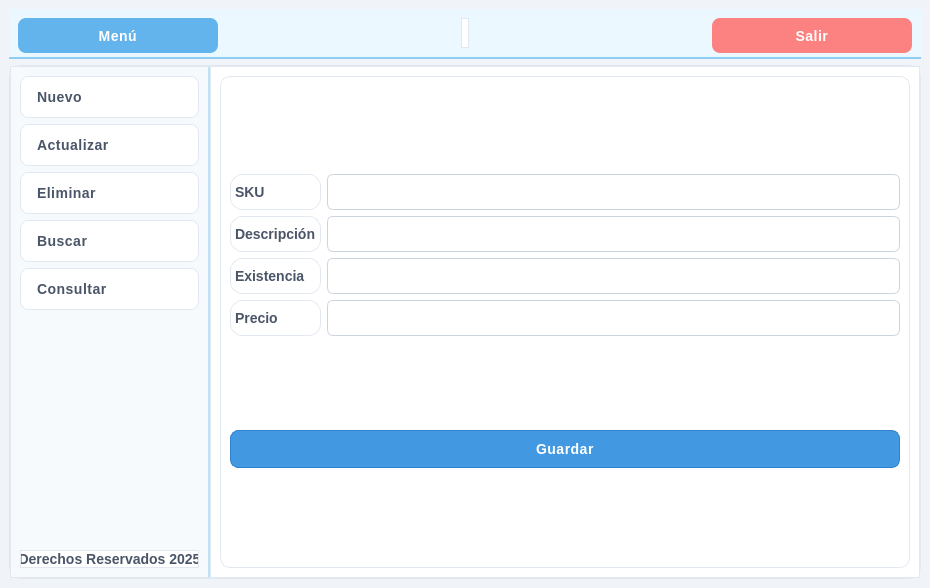
<?xml version="1.0" encoding="UTF-8"?>
<ui version="4.0">
 <class>MainWindow</class>
 <widget class="QMainWindow" name="MainWindow">
  <property name="geometry">
   <rect>
    <x>0</x>
    <y>0</y>
    <width>930</width>
    <height>588</height>
   </rect>
  </property>
  <property name="windowTitle">
   <string>MainWindow</string>
  </property>
  <property name="styleSheet">
   <string notr="true">/* === Estilo general === */
QMainWindow {
    background-color: #f0f4f8;
    color: #2d3748;
    font-family: &quot;Segoe UI&quot;, &quot;SF Pro Display&quot;, &quot;Roboto&quot;, sans-serif;
    font-size: 14px;
    font-weight: 400;
}

/* === Frames === */
QFrame {
    background-color: #ffffff;
    border-radius: 12px;
    border: 1px solid #e2e8f0;
}

/* Barra superior */
#frame_superior {
    background-color: #ebf8ff;
    border: none;
    border-radius: 0px;
    border-bottom: 2px solid #90cdf4;
}

/* Panel lateral */
#frame_lateral {
    background-color: #f7fafc;
    border-right: 2px solid #bee3f8;
    border-radius: 0px;
}

/* Área principal */
#frame_paginas {
    background-color: #ffffff;
    border-radius: 0px;
}

/* === Botones === */
QPushButton {
    background-color: #4299e1;
    color: #ffffff;
    border: 1px solid #3182ce;
    border-radius: 8px;
    padding: 10px 16px;
    font-weight: 500;
    font-size: 14px;
    letter-spacing: 0.5px;
    background: qlineargradient(x1:0, y1:0, x2:0, y2:1,
        stop:0 #2CC5E6, stop:1 #00416B);
}

QPushButton:hover {
    background-color: #3182ce;
    color: #ffffff;
    border: 1px solid #2c5aa0;
    background: qlineargradient(x1:0, y1:0, x2:0, y2:1,
        stop:0 #4fa5f0, stop:1 #3182ce);
}

QPushButton:pressed {
    background-color: #2c5aa0;
    color: #ffffff;
    border: 1px solid #1e4a7e;
    background: qlineargradient(x1:0, y1:0, x2:0, y2:1,
        stop:0 #2c5aa0, stop:1 #1e4a7e);
}

/* Botón principal (Menú) */
#boton_menu {
    background-color: #63b3ed;
    color: white;
    border: none;
    font-weight: 600;
    background: qlineargradient(x1:0, y1:0, x2:0, y2:1,
        stop:0 #90cdf4, stop:1 #63b3ed);
}
#boton_menu:hover {
    background-color: #4299e1;
    background: qlineargradient(x1:0, y1:0, x2:0, y2:1,
        stop:0 #63b3ed, stop:1 #4299e1);
}
#boton_menu:pressed {
    background-color: #3182ce;
    background: qlineargradient(x1:0, y1:0, x2:0, y2:1,
        stop:0 #4299e1, stop:1 #3182ce);
}

/* Botón salir */
#boton_salir {
    background-color: #fc8181;
    color: white;
    border: none;
    background: qlineargradient(x1:0, y1:0, x2:0, y2:1,
        stop:0 #FC8D9B, stop:1 #CC0520);
}
#boton_salir:hover {
    background-color: #f56565;
    background: qlineargradient(x1:0, y1:0, x2:0, y2:1,
        stop:0 #f56565, stop:1 #e53e3e);
}
#boton_salir:pressed {
    background-color: #e53e3e;
    background: qlineargradient(x1:0, y1:0, x2:0, y2:1,
        stop:0 #e53e3e, stop:1 #c53030);
}

/* === Campos de texto === */
QLineEdit {
    background-color: #ffffff;
    color: #2d3748;
    border: 1px solid #cbd5e0;
    border-radius: 6px;
    padding: 8px 12px;
    font-size: 14px;
    font-weight: 400;
    selection-background-color: #bee3f8;
}

QLineEdit:focus {
    border: 1px solid #63b3ed;
    background-color: #f7fafc;
    box-shadow: 0px 0px 5px rgba(99, 179, 237, 0.3);
}

QLineEdit:placeholder {
    color: #a0aec0;
}

/* === Labels === */
QLabel {
    color: #4a5568;
    font-weight: 500;
    font-size: 14px;
}

/* Label inferior o secundario */
#label {
    color: #718096;
    font-size: 10px;
    font-style: italic;
}

/* === Stacked Widget === */
QStackedWidget {
    background-color: #ffffff;
    border: 1px solid #e2e8f0;
    border-radius: 10px;
}

/* === Scrollbars === */
QScrollBar:vertical {
    border: none;
    background: #edf2f7;
    width: 12px;
    border-radius: 6px;
}
QScrollBar::handle:vertical {
    background: #90cdf4;
    min-height: 25px;
    border-radius: 6px;
}
QScrollBar::handle:vertical:hover {
    background: #63b3ed;
}
QScrollBar::add-line:vertical,
QScrollBar::sub-line:vertical {
    height: 0;
}

QScrollBar:horizontal {
    border: none;
    background: #edf2f7;
    height: 12px;
    border-radius: 6px;
}
QScrollBar::handle:horizontal {
    background: #90cdf4;
    min-width: 25px;
    border-radius: 6px;
}
QScrollBar::handle:horizontal:hover {
    background: #63b3ed;
}

/* === Layouts === */
QVBoxLayout, QHBoxLayout {
    spacing: 12px;
}

/* === Botones laterales === */
#boton_agregar, #boton_buscar, #boton_actualizar, #boton_eliminar, #boton_consultar {
    background-color: #ffffff;
    border: 1px solid #e2e8f0;
    color: #4a5568;
    font-weight: 500;
    font-size: 14px;
    text-align: left;
    padding: 12px 16px;
}

#boton_agregar:hover, 
#boton_buscar:hover, 
#boton_actualizar:hover, 
#boton_eliminar:hover,
#boton_consultar:hover {
    background-color: #ebf8ff;
    border: 1px solid #90cdf4;
    color: #2c5aa0;
    background: qlineargradient(x1:0, y1:0, x2:1, y2:0,
        stop:0 #ebf8ff, stop:1 #bee3f8);
}

#boton_agregar:pressed, 
#boton_buscar:pressed, 
#boton_actualizar:pressed, 
#boton_eliminar:pressed,
#boton_consultar:pressed {
    background-color: #bee3f8;
    border: 1px solid #63b3ed;
    color: #1e4a7e;
}

/* === Tooltips === */
QToolTip {
    background-color: #ffffff;
    color: #2d3748;
    border: 1px solid #90cdf4;
    padding: 8px;
    border-radius: 6px;
    font-size: 13px;
    font-weight: 500;
    box-shadow: 0px 2px 10px rgba(0, 0, 0, 0.1);
}

/* === Tablas === */
QTableWidget {
    background-color: #ffffff;
    color: #2d3748;
    gridline-color: #e2e8f0;
    border: 1px solid #e2e8f0;
    border-radius: 8px;
    font-size: 13px;
    font-weight: 400;
    selection-background-color: #bee3f8;
    selection-color: #2d3748;
    alternate-background-color: #f7fafc;
}

QHeaderView::section {
    background-color: #ebf8ff;
    color: #2c5aa0;
    border: 1px solid #bee3f8;
    border-radius: 4px;
    font-weight: 600;
    font-size: 13px;
    padding: 8px;
}

QHeaderView::section:hover {
    background-color: #bee3f8;
}

QTableWidget::item {
    padding: 6px;
    border: none;
}

QTableWidget::item:selected {
    background-color: #90cdf4;
    color: #1a365d;
}

/* Efectos adicionales para profundidad */
#frame_superior {
    border-bottom: 2px solid #90cdf4;
}

#frame_lateral {
    border-right: 2px solid #bee3f8;
}

/* Efectos de sombra suaves */
QFrame {
    box-shadow: 0px 2px 8px rgba(0, 0, 0, 0.05);
}

QPushButton {
    box-shadow: 0px 2px 4px rgba(0, 0, 0, 0.1);
}

QLineEdit:focus {
    box-shadow: 0px 0px 8px rgba(99, 179, 237, 0.2);
}</string>
  </property>
  <widget class="QWidget" name="centralwidget">
   <layout class="QVBoxLayout" name="verticalLayout" stretch="1,8">
    <item>
     <widget class="QFrame" name="frame_superior">
      <property name="minimumSize">
       <size>
        <width>0</width>
        <height>50</height>
       </size>
      </property>
      <property name="maximumSize">
       <size>
        <width>16777215</width>
        <height>50</height>
       </size>
      </property>
      <property name="frameShape">
       <enum>QFrame::StyledPanel</enum>
      </property>
      <property name="frameShadow">
       <enum>QFrame::Raised</enum>
      </property>
      <layout class="QHBoxLayout" name="horizontalLayout">
       <item>
        <widget class="QPushButton" name="boton_menu">
         <property name="minimumSize">
          <size>
           <width>200</width>
           <height>35</height>
          </size>
         </property>
         <property name="text">
          <string>Menú</string>
         </property>
         <property name="icon">
          <iconset>
           <normaloff>../../resources/imagenes/boton_menu.png</normaloff>../../resources/imagenes/boton_menu.png</iconset>
         </property>
         <property name="iconSize">
          <size>
           <width>32</width>
           <height>32</height>
          </size>
         </property>
        </widget>
       </item>
       <item>
        <spacer name="horizontalSpacer">
         <property name="orientation">
          <enum>Qt::Horizontal</enum>
         </property>
         <property name="sizeHint" stdset="0">
          <size>
           <width>226</width>
           <height>20</height>
          </size>
         </property>
        </spacer>
       </item>
       <item>
        <widget class="QLabel" name="label">
         <property name="text">
          <string/>
         </property>
        </widget>
       </item>
       <item>
        <spacer name="horizontalSpacer_2">
         <property name="orientation">
          <enum>Qt::Horizontal</enum>
         </property>
         <property name="sizeHint" stdset="0">
          <size>
           <width>226</width>
           <height>20</height>
          </size>
         </property>
        </spacer>
       </item>
       <item>
        <widget class="QPushButton" name="boton_salir">
         <property name="minimumSize">
          <size>
           <width>200</width>
           <height>35</height>
          </size>
         </property>
         <property name="text">
          <string>Salir</string>
         </property>
         <property name="icon">
          <iconset>
           <normaloff>../../resources/imagenes/salir.png</normaloff>../../resources/imagenes/salir.png</iconset>
         </property>
         <property name="iconSize">
          <size>
           <width>32</width>
           <height>32</height>
          </size>
         </property>
        </widget>
       </item>
      </layout>
     </widget>
    </item>
    <item>
     <widget class="QFrame" name="frame_central">
      <property name="frameShape">
       <enum>QFrame::StyledPanel</enum>
      </property>
      <property name="frameShadow">
       <enum>QFrame::Raised</enum>
      </property>
      <layout class="QHBoxLayout" name="horizontalLayout_2">
       <property name="spacing">
        <number>0</number>
       </property>
       <property name="leftMargin">
        <number>0</number>
       </property>
       <property name="topMargin">
        <number>0</number>
       </property>
       <property name="rightMargin">
        <number>0</number>
       </property>
       <property name="bottomMargin">
        <number>0</number>
       </property>
       <item>
        <widget class="QFrame" name="frame_lateral">
         <property name="minimumSize">
          <size>
           <width>200</width>
           <height>0</height>
          </size>
         </property>
         <property name="maximumSize">
          <size>
           <width>0</width>
           <height>16777215</height>
          </size>
         </property>
         <property name="frameShape">
          <enum>QFrame::StyledPanel</enum>
         </property>
         <property name="frameShadow">
          <enum>QFrame::Raised</enum>
         </property>
         <layout class="QVBoxLayout" name="verticalLayout_2">
          <item>
           <widget class="QPushButton" name="boton_agregar">
            <property name="text">
             <string>Nuevo</string>
            </property>
            <property name="icon">
             <iconset>
              <normaloff>../../resources/imagenes/boton_agregar.png</normaloff>../../resources/imagenes/boton_agregar.png</iconset>
            </property>
            <property name="iconSize">
             <size>
              <width>32</width>
              <height>32</height>
             </size>
            </property>
           </widget>
          </item>
          <item>
           <widget class="QPushButton" name="boton_actualizar">
            <property name="text">
             <string>Actualizar</string>
            </property>
            <property name="icon">
             <iconset>
              <normaloff>../../resources/imagenes/boton_modificar.png</normaloff>../../resources/imagenes/boton_modificar.png</iconset>
            </property>
            <property name="iconSize">
             <size>
              <width>32</width>
              <height>32</height>
             </size>
            </property>
           </widget>
          </item>
          <item>
           <widget class="QPushButton" name="boton_eliminar">
            <property name="text">
             <string>Eliminar</string>
            </property>
            <property name="icon">
             <iconset>
              <normaloff>../../resources/imagenes/boton_eliminar.png</normaloff>../../resources/imagenes/boton_eliminar.png</iconset>
            </property>
            <property name="iconSize">
             <size>
              <width>32</width>
              <height>32</height>
             </size>
            </property>
           </widget>
          </item>
          <item>
           <widget class="QPushButton" name="boton_buscar">
            <property name="text">
             <string>Buscar</string>
            </property>
            <property name="icon">
             <iconset>
              <normaloff>../../resources/imagenes/BUSCAR.png</normaloff>../../resources/imagenes/BUSCAR.png</iconset>
            </property>
            <property name="iconSize">
             <size>
              <width>32</width>
              <height>32</height>
             </size>
            </property>
           </widget>
          </item>
          <item>
           <widget class="QPushButton" name="boton_consultar">
            <property name="text">
             <string>Consultar</string>
            </property>
            <property name="icon">
             <iconset>
              <normaloff>../../resources/imagenes/boton_consultar.png</normaloff>../../resources/imagenes/boton_consultar.png</iconset>
            </property>
            <property name="iconSize">
             <size>
              <width>32</width>
              <height>32</height>
             </size>
            </property>
           </widget>
          </item>
          <item>
           <spacer name="verticalSpacer">
            <property name="orientation">
             <enum>Qt::Vertical</enum>
            </property>
            <property name="sizeHint" stdset="0">
             <size>
              <width>20</width>
              <height>372</height>
             </size>
            </property>
           </spacer>
          </item>
          <item>
           <widget class="QLabel" name="label_mensaje">
            <property name="font">
             <font>
              <pointsize>-1</pointsize>
              <weight>62</weight>
              <bold>true</bold>
             </font>
            </property>
            <property name="text">
             <string>Derechos Reservados 2025</string>
            </property>
            <property name="alignment">
             <set>Qt::AlignCenter</set>
            </property>
           </widget>
          </item>
         </layout>
        </widget>
       </item>
       <item>
        <widget class="QFrame" name="frame_paginas">
         <property name="frameShape">
          <enum>QFrame::StyledPanel</enum>
         </property>
         <property name="frameShadow">
          <enum>QFrame::Raised</enum>
         </property>
         <layout class="QVBoxLayout" name="verticalLayout_3">
          <item>
           <widget class="QStackedWidget" name="stackedWidget">
            <property name="currentIndex">
             <number>0</number>
            </property>
            <widget class="QWidget" name="page_agregar">
             <layout class="QHBoxLayout" name="horizontalLayout_3">
              <item>
               <layout class="QVBoxLayout" name="verticalLayout_4">
                <item>
                 <layout class="QGridLayout" name="gridLayout">
                  <item row="0" column="0">
                   <widget class="QLabel" name="label_2">
                    <property name="minimumSize">
                     <size>
                      <width>0</width>
                      <height>0</height>
                     </size>
                    </property>
                    <property name="maximumSize">
                     <size>
                      <width>16777215</width>
                      <height>16777215</height>
                     </size>
                    </property>
                    <property name="text">
                     <string>SKU</string>
                    </property>
                   </widget>
                  </item>
                  <item row="0" column="1">
                   <widget class="QLineEdit" name="sku_agregar">
                    <property name="minimumSize">
                     <size>
                      <width>150</width>
                      <height>0</height>
                     </size>
                    </property>
                   </widget>
                  </item>
                  <item row="1" column="0">
                   <widget class="QLabel" name="label_3">
                    <property name="minimumSize">
                     <size>
                      <width>0</width>
                      <height>0</height>
                     </size>
                    </property>
                    <property name="maximumSize">
                     <size>
                      <width>16777215</width>
                      <height>16777215</height>
                     </size>
                    </property>
                    <property name="text">
                     <string>Descripción</string>
                    </property>
                   </widget>
                  </item>
                  <item row="1" column="1">
                   <widget class="QLineEdit" name="descripcion_agregar"/>
                  </item>
                  <item row="2" column="0">
                   <widget class="QLabel" name="label_4">
                    <property name="text">
                     <string>Existencia</string>
                    </property>
                   </widget>
                  </item>
                  <item row="2" column="1">
                   <widget class="QLineEdit" name="existencia_agregar"/>
                  </item>
                  <item row="3" column="0">
                   <widget class="QLabel" name="label_5">
                    <property name="text">
                     <string>Precio</string>
                    </property>
                   </widget>
                  </item>
                  <item row="3" column="1">
                   <widget class="QLineEdit" name="precio_agregar"/>
                  </item>
                 </layout>
                </item>
                <item>
                 <widget class="QPushButton" name="accion_guardar">
                  <property name="text">
                   <string>Guardar</string>
                  </property>
                  <property name="icon">
                   <iconset>
                    <normaloff>../../resources/imagenes/guardar.png</normaloff>../../resources/imagenes/guardar.png</iconset>
                  </property>
                  <property name="iconSize">
                   <size>
                    <width>32</width>
                    <height>32</height>
                   </size>
                  </property>
                 </widget>
                </item>
               </layout>
              </item>
             </layout>
            </widget>
            <widget class="QWidget" name="page_actualizar">
             <layout class="QHBoxLayout" name="horizontalLayout_4">
              <item>
               <layout class="QVBoxLayout" name="verticalLayout_5">
                <item>
                 <layout class="QGridLayout" name="gridLayout_2">
                  <item row="0" column="0">
                   <widget class="QLabel" name="label_6">
                    <property name="minimumSize">
                     <size>
                      <width>0</width>
                      <height>0</height>
                     </size>
                    </property>
                    <property name="maximumSize">
                     <size>
                      <width>16777215</width>
                      <height>16777215</height>
                     </size>
                    </property>
                    <property name="text">
                     <string>SKU</string>
                    </property>
                   </widget>
                  </item>
                  <item row="0" column="1">
                   <widget class="QLineEdit" name="sku_actualizar">
                    <property name="minimumSize">
                     <size>
                      <width>150</width>
                      <height>0</height>
                     </size>
                    </property>
                   </widget>
                  </item>
                  <item row="1" column="0">
                   <widget class="QLabel" name="label_7">
                    <property name="minimumSize">
                     <size>
                      <width>0</width>
                      <height>0</height>
                     </size>
                    </property>
                    <property name="maximumSize">
                     <size>
                      <width>16777215</width>
                      <height>16777215</height>
                     </size>
                    </property>
                    <property name="text">
                     <string>Descripción</string>
                    </property>
                   </widget>
                  </item>
                  <item row="1" column="1">
                   <widget class="QLineEdit" name="descripcion_actualizar"/>
                  </item>
                  <item row="2" column="0">
                   <widget class="QLabel" name="label_8">
                    <property name="text">
                     <string>Existencia</string>
                    </property>
                   </widget>
                  </item>
                  <item row="3" column="0">
                   <widget class="QLabel" name="label_9">
                    <property name="text">
                     <string>Precio</string>
                    </property>
                   </widget>
                  </item>
                  <item row="2" column="1">
                   <widget class="QLineEdit" name="existencia_actualizar"/>
                  </item>
                  <item row="3" column="1">
                   <widget class="QLineEdit" name="precio_actualizar"/>
                  </item>
                  <item row="0" column="2">
                   <widget class="QPushButton" name="buscar_actualizar">
                    <property name="text">
                     <string/>
                    </property>
                    <property name="icon">
                     <iconset>
                      <normaloff>../../resources/imagenes/BUSCAR.png</normaloff>../../resources/imagenes/BUSCAR.png</iconset>
                    </property>
                    <property name="iconSize">
                     <size>
                      <width>32</width>
                      <height>32</height>
                     </size>
                    </property>
                   </widget>
                  </item>
                 </layout>
                </item>
                <item>
                 <widget class="QPushButton" name="accion_actualizar">
                  <property name="text">
                   <string>Actualizar</string>
                  </property>
                  <property name="icon">
                   <iconset>
                    <normaloff>../../resources/imagenes/boton_modificar.png</normaloff>../../resources/imagenes/boton_modificar.png</iconset>
                  </property>
                  <property name="iconSize">
                   <size>
                    <width>32</width>
                    <height>32</height>
                   </size>
                  </property>
                 </widget>
                </item>
               </layout>
              </item>
             </layout>
            </widget>
            <widget class="QWidget" name="page_eliminar">
             <layout class="QVBoxLayout" name="verticalLayout_6">
              <item>
               <layout class="QGridLayout" name="gridLayout_4">
                <item row="0" column="0">
                 <widget class="QLabel" name="label_14">
                  <property name="minimumSize">
                   <size>
                    <width>0</width>
                    <height>0</height>
                   </size>
                  </property>
                  <property name="maximumSize">
                   <size>
                    <width>16777215</width>
                    <height>16777215</height>
                   </size>
                  </property>
                  <property name="text">
                   <string>SKU</string>
                  </property>
                 </widget>
                </item>
                <item row="0" column="1">
                 <widget class="QLineEdit" name="sku_eliminar">
                  <property name="minimumSize">
                   <size>
                    <width>150</width>
                    <height>0</height>
                   </size>
                  </property>
                 </widget>
                </item>
                <item row="1" column="0">
                 <widget class="QLabel" name="label_15">
                  <property name="minimumSize">
                   <size>
                    <width>0</width>
                    <height>0</height>
                   </size>
                  </property>
                  <property name="maximumSize">
                   <size>
                    <width>16777215</width>
                    <height>16777215</height>
                   </size>
                  </property>
                  <property name="text">
                   <string>Descripción</string>
                  </property>
                 </widget>
                </item>
                <item row="1" column="1">
                 <widget class="QLineEdit" name="descripcion_eliminar"/>
                </item>
                <item row="2" column="0">
                 <widget class="QLabel" name="label_16">
                  <property name="text">
                   <string>Existencia</string>
                  </property>
                 </widget>
                </item>
                <item row="3" column="0">
                 <widget class="QLabel" name="label_17">
                  <property name="text">
                   <string>Precio</string>
                  </property>
                 </widget>
                </item>
                <item row="2" column="1">
                 <widget class="QLineEdit" name="existencia_eliminar"/>
                </item>
                <item row="3" column="1">
                 <widget class="QLineEdit" name="precio_eliminar"/>
                </item>
                <item row="0" column="2">
                 <widget class="QPushButton" name="buscar_eliminar">
                  <property name="text">
                   <string/>
                  </property>
                  <property name="icon">
                   <iconset>
                    <normaloff>../../resources/imagenes/BUSCAR.png</normaloff>../../resources/imagenes/BUSCAR.png</iconset>
                  </property>
                  <property name="iconSize">
                   <size>
                    <width>32</width>
                    <height>32</height>
                   </size>
                  </property>
                 </widget>
                </item>
               </layout>
              </item>
              <item>
               <widget class="QPushButton" name="accion_eliminar">
                <property name="text">
                 <string>Eliminar</string>
                </property>
                <property name="icon">
                 <iconset>
                  <normaloff>../../resources/imagenes/boton_eliminar.png</normaloff>../../resources/imagenes/boton_eliminar.png</iconset>
                </property>
                <property name="iconSize">
                 <size>
                  <width>32</width>
                  <height>32</height>
                 </size>
                </property>
               </widget>
              </item>
             </layout>
            </widget>
            <widget class="QWidget" name="page_buscar">
             <layout class="QVBoxLayout" name="verticalLayout_7">
              <item>
               <layout class="QGridLayout" name="gridLayout_5">
                <item row="0" column="0">
                 <widget class="QLabel" name="label_18">
                  <property name="minimumSize">
                   <size>
                    <width>0</width>
                    <height>0</height>
                   </size>
                  </property>
                  <property name="maximumSize">
                   <size>
                    <width>16777215</width>
                    <height>16777215</height>
                   </size>
                  </property>
                  <property name="text">
                   <string>SKU</string>
                  </property>
                 </widget>
                </item>
                <item row="0" column="1">
                 <widget class="QLineEdit" name="sku_buscar">
                  <property name="minimumSize">
                   <size>
                    <width>150</width>
                    <height>0</height>
                   </size>
                  </property>
                 </widget>
                </item>
                <item row="1" column="0">
                 <widget class="QLabel" name="label_19">
                  <property name="minimumSize">
                   <size>
                    <width>0</width>
                    <height>0</height>
                   </size>
                  </property>
                  <property name="maximumSize">
                   <size>
                    <width>16777215</width>
                    <height>16777215</height>
                   </size>
                  </property>
                  <property name="text">
                   <string>Descripción</string>
                  </property>
                 </widget>
                </item>
                <item row="1" column="1">
                 <widget class="QLineEdit" name="descripcion_buscar"/>
                </item>
                <item row="2" column="0">
                 <widget class="QLabel" name="label_20">
                  <property name="text">
                   <string>Existencia</string>
                  </property>
                 </widget>
                </item>
                <item row="3" column="0">
                 <widget class="QLabel" name="label_21">
                  <property name="text">
                   <string>Precio</string>
                  </property>
                 </widget>
                </item>
                <item row="2" column="1">
                 <widget class="QLineEdit" name="existencia_buscar"/>
                </item>
                <item row="3" column="1">
                 <widget class="QLineEdit" name="precio_buscar"/>
                </item>
                <item row="0" column="2">
                 <widget class="QPushButton" name="buscar_buscar">
                  <property name="text">
                   <string/>
                  </property>
                  <property name="icon">
                   <iconset>
                    <normaloff>../../resources/imagenes/BUSCAR.png</normaloff>../../resources/imagenes/BUSCAR.png</iconset>
                  </property>
                  <property name="iconSize">
                   <size>
                    <width>32</width>
                    <height>32</height>
                   </size>
                  </property>
                 </widget>
                </item>
               </layout>
              </item>
              <item>
               <widget class="QPushButton" name="accion_limpiar">
                <property name="text">
                 <string>Limpiar</string>
                </property>
                <property name="icon">
                 <iconset>
                  <normaloff>../../resources/imagenes/limpiar.png</normaloff>../../resources/imagenes/limpiar.png</iconset>
                </property>
                <property name="iconSize">
                 <size>
                  <width>32</width>
                  <height>32</height>
                 </size>
                </property>
               </widget>
              </item>
             </layout>
            </widget>
            <widget class="QWidget" name="page_consultar">
             <layout class="QVBoxLayout" name="verticalLayout_8">
              <item>
               <widget class="QPushButton" name="boton_refresh">
                <property name="text">
                 <string/>
                </property>
                <property name="icon">
                 <iconset>
                  <normaloff>../../resources/imagenes/boton_refrescar.png</normaloff>../../resources/imagenes/boton_refrescar.png</iconset>
                </property>
                <property name="iconSize">
                 <size>
                  <width>32</width>
                  <height>32</height>
                 </size>
                </property>
               </widget>
              </item>
              <item>
               <widget class="QTableWidget" name="tabla_consulta">
                <property name="styleSheet">
                 <string notr="true">/* === Tablas === */
QTableWidget {
    background-color: #ffffff;
    color: #333333;
    gridline-color: #e0e0e0;
    border: 1px solid #dcdcdc;
    border-radius: 6px;
    font-family: &quot;Segoe UI Variable&quot;, &quot;Roboto&quot;, &quot;Open Sans&quot;, sans-serif;
    font-size: 15px;
    font-weight: 300;
    selection-background-color: #e8f0fe; /* azul claro al seleccionar */
    selection-color: #0078d7;
    alternate-background-color: #f9fafc; /* filas alternadas */
}

/* Cabecera horizontal */
QHeaderView::section {
    background-color: #f1f3f6;
    color: #333333;
    border: 1px solid #dcdcdc;
    border-radius: 4px;
    font-weight: 400;
    font-size: 15px;
    padding: 8px;
}

/* Cabecera horizontal al pasar el cursor */
QHeaderView::section:hover {
    background-color: #e8ecf1;
}

/* Celdas */
QTableWidget::item {
    padding: 6px;
    border: none;
}

/* Celda seleccionada */
QTableWidget::item:selected {
    background-color: #e8f0fe;
    color: #0078d7;
}

/* Bordes del header alineados al contenido */
QHeaderView {
    border: none;
}

/* Barra de desplazamiento dentro de la tabla */
QTableCornerButton::section {
    background-color: #f1f3f6;
    border: 1px solid #dcdcdc;
}

/* Scrollbars coherentes dentro de tablas */
QTableWidget QScrollBar:vertical {
    border: none;
    background: #f0f0f0;
    width: 10px;
    border-radius: 4px;
}
QTableWidget QScrollBar::handle:vertical {
    background: #cccccc;
    min-height: 20px;
    border-radius: 4px;
}
QTableWidget QScrollBar::handle:vertical:hover {
    background: #0078d7;
}
QTableWidget QScrollBar::add-line:vertical,
QTableWidget QScrollBar::sub-line:vertical {
    height: 0;
}</string>
                </property>
                <column>
                 <property name="text">
                  <string>SKU</string>
                 </property>
                </column>
                <column>
                 <property name="text">
                  <string>Descripción</string>
                 </property>
                </column>
                <column>
                 <property name="text">
                  <string>Existencia</string>
                 </property>
                </column>
                <column>
                 <property name="text">
                  <string>Precio</string>
                 </property>
                </column>
               </widget>
              </item>
             </layout>
            </widget>
           </widget>
          </item>
         </layout>
        </widget>
       </item>
      </layout>
     </widget>
    </item>
   </layout>
  </widget>
 </widget>
 <resources/>
 <connections/>
</ui>
